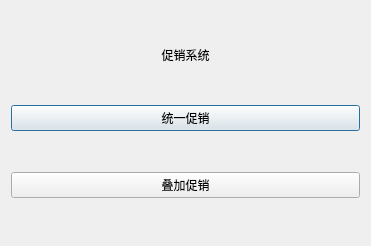
<?xml version="1.0" encoding="UTF-8"?>
<ui version="4.0">
 <class>sailMethod</class>
 <widget class="QDialog" name="sailMethod">
  <property name="geometry">
   <rect>
    <x>0</x>
    <y>0</y>
    <width>371</width>
    <height>246</height>
   </rect>
  </property>
  <property name="windowTitle">
   <string>Dialog</string>
  </property>
  <layout class="QVBoxLayout" name="verticalLayout">
   <item>
    <widget class="QLabel" name="label">
     <property name="sizePolicy">
      <sizepolicy hsizetype="Preferred" vsizetype="Fixed">
       <horstretch>0</horstretch>
       <verstretch>0</verstretch>
      </sizepolicy>
     </property>
     <property name="text">
      <string>促销系统</string>
     </property>
     <property name="alignment">
      <set>Qt::AlignCenter</set>
     </property>
    </widget>
   </item>
   <item>
    <widget class="QPushButton" name="button_total">
     <property name="text">
      <string>统一促销</string>
     </property>
    </widget>
   </item>
   <item>
    <widget class="QPushButton" name="button_add">
     <property name="text">
      <string>叠加促销</string>
     </property>
    </widget>
   </item>
  </layout>
 </widget>
 <resources/>
 <connections/>
</ui>
